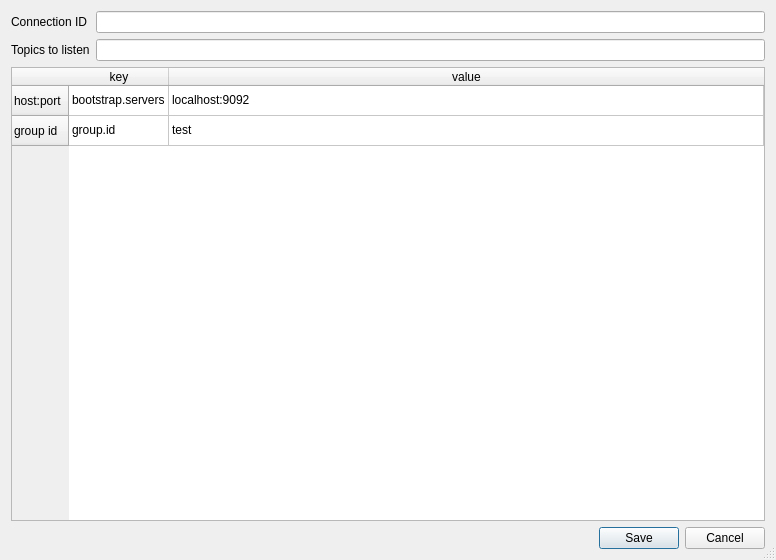
<?xml version="1.0" encoding="UTF-8"?>
<ui version="4.0">
 <class>ConnectionPropertiesDialog</class>
 <widget class="QDialog" name="ConnectionPropertiesDialog">
  <property name="geometry">
   <rect>
    <x>0</x>
    <y>0</y>
    <width>776</width>
    <height>560</height>
   </rect>
  </property>
  <property name="windowTitle">
   <string>Dialog</string>
  </property>
  <property name="sizeGripEnabled">
   <bool>true</bool>
  </property>
  <property name="modal">
   <bool>true</bool>
  </property>
  <layout class="QVBoxLayout" name="verticalLayout">
   <item>
    <layout class="QGridLayout" name="gridLayout">
     <item row="1" column="1">
      <widget class="QLineEdit" name="topicsToListen"/>
     </item>
     <item row="1" column="0">
      <widget class="QLabel" name="label">
       <property name="text">
        <string>Topics to listen</string>
       </property>
      </widget>
     </item>
     <item row="0" column="1">
      <widget class="QLineEdit" name="connectionId"/>
     </item>
     <item row="0" column="0">
      <widget class="QLabel" name="label_2">
       <property name="text">
        <string>Connection ID</string>
       </property>
      </widget>
     </item>
    </layout>
   </item>
   <item>
    <widget class="QTableWidget" name="propertiesTableWidget">
     <attribute name="horizontalHeaderStretchLastSection">
      <bool>true</bool>
     </attribute>
     <attribute name="verticalHeaderStretchLastSection">
      <bool>false</bool>
     </attribute>
     <row>
      <property name="text">
       <string>host:port</string>
      </property>
     </row>
     <row>
      <property name="text">
       <string>group id</string>
      </property>
     </row>
     <column>
      <property name="text">
       <string>key</string>
      </property>
     </column>
     <column>
      <property name="text">
       <string>value</string>
      </property>
     </column>
     <item row="0" column="0">
      <property name="text">
       <string>bootstrap.servers</string>
      </property>
     </item>
     <item row="0" column="1">
      <property name="text">
       <string>localhost:9092</string>
      </property>
     </item>
     <item row="1" column="0">
      <property name="text">
       <string>group.id</string>
      </property>
     </item>
     <item row="1" column="1">
      <property name="text">
       <string>test</string>
      </property>
     </item>
    </widget>
   </item>
   <item>
    <widget class="QDialogButtonBox" name="buttonBox">
     <property name="orientation">
      <enum>Qt::Horizontal</enum>
     </property>
     <property name="standardButtons">
      <set>QDialogButtonBox::Cancel|QDialogButtonBox::Save</set>
     </property>
    </widget>
   </item>
  </layout>
 </widget>
 <resources/>
 <connections>
  <connection>
   <sender>buttonBox</sender>
   <signal>accepted()</signal>
   <receiver>ConnectionPropertiesDialog</receiver>
   <slot>accept()</slot>
   <hints>
    <hint type="sourcelabel">
     <x>248</x>
     <y>254</y>
    </hint>
    <hint type="destinationlabel">
     <x>157</x>
     <y>274</y>
    </hint>
   </hints>
  </connection>
  <connection>
   <sender>buttonBox</sender>
   <signal>rejected()</signal>
   <receiver>ConnectionPropertiesDialog</receiver>
   <slot>reject()</slot>
   <hints>
    <hint type="sourcelabel">
     <x>316</x>
     <y>260</y>
    </hint>
    <hint type="destinationlabel">
     <x>286</x>
     <y>274</y>
    </hint>
   </hints>
  </connection>
 </connections>
</ui>
